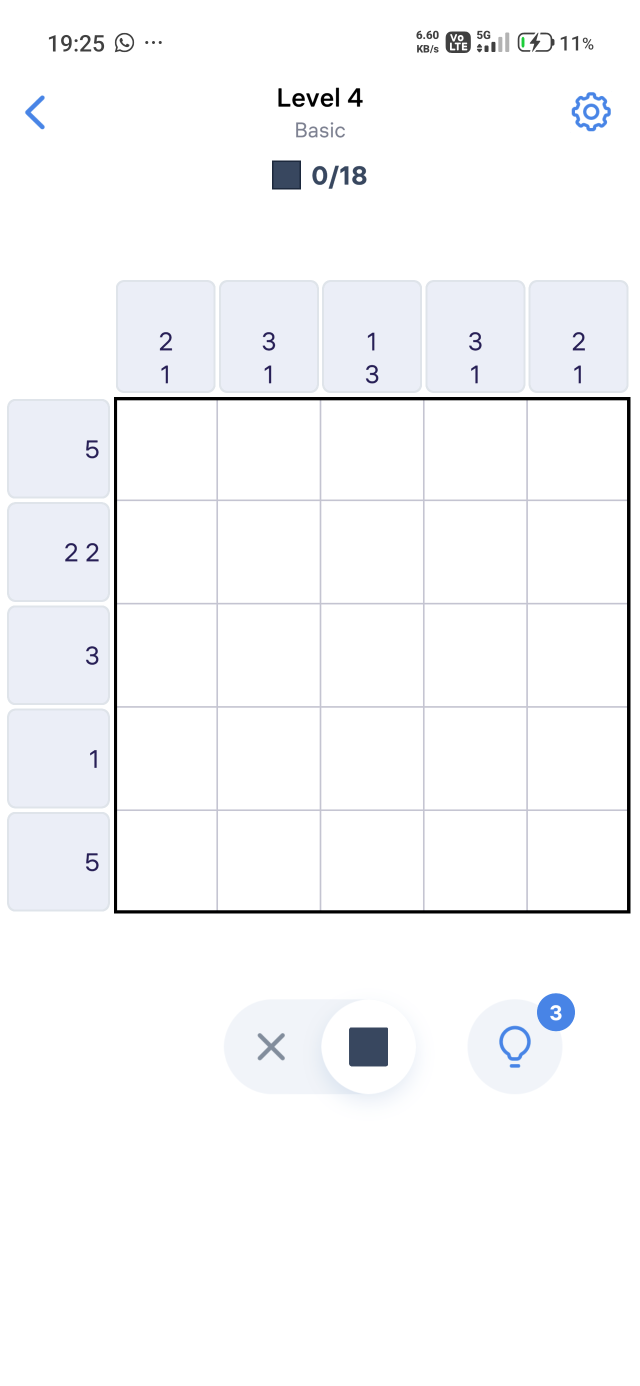
#> input picture assets/samples/Basic.png, 1280 x 2772 px (shown at 1/2 size)
$ python -i states.py   (imports and definitions only)
#> lines starting #> are read from the running program, lines starting #| are printed output that depends on the picture; after the words box and inside, x2 and y2 are one past the last pixel; in counts of white or black regions, pixels touching at a corner belong together
### src/nonogram/vision/grid.py
"""Grid and board layout detection from screenshots."""

from __future__ import annotations
from pathlib import Path

import cv2
import numpy as np

from src.nonogram import config
from src.nonogram.solver.models import Layout


def _runs(values: np.ndarray, threshold: int) -> list[int]:
    """Find continuous segments exceeding a threshold and return their center indices."""
    positions = np.flatnonzero(values >= threshold)
    if not len(positions):
        return []
    groups = np.split(positions, np.where(np.diff(positions) > 1)[0] + 1)
    return [int(round(float(group.mean()))) for group in groups if len(group) >= 1]


# [39 lines left out: function extract_regular_grid, not called in this run]


def find_line_centers(image: np.ndarray) -> tuple[list[int], list[int]]:
    """Detect vertical and horizontal grid lines on the Nonogram board."""
    gray = cv2.cvtColor(image, cv2.COLOR_BGR2GRAY)
    dark = gray < 235
    height, width = gray.shape

    # Restrict projections so clue glyphs & header controls cannot become fake grid lines
    vertical_raw = _runs(
        dark[780 : min(height, 1840)].sum(axis=0), config.LINE_PROJECTION_THRESHOLD
    )
    horizontal_raw = _runs(
        dark[:, config.MIN_GRID_COORDINATE_X : min(width, 1270)].sum(axis=1),
        config.LINE_PROJECTION_THRESHOLD,
    )

    vertical = extract_regular_grid(
        [line for line in vertical_raw if config.MIN_GRID_COORDINATE_X <= line <= width - 15]
    )
    horizontal = extract_regular_grid(
        [line for line in horizontal_raw if config.MIN_GRID_COORDINATE_Y <= line <= min(height, config.MAX_GRID_COORDINATE_Y)]
    )

    if vertical is None or horizontal is None:
        raise ValueError("Could not recognize a valid Nonogram grid on screen.")

    columns, rows = len(vertical) - 1, len(horizontal) - 1
    if rows not in config.ALLOWED_GRID_SIZES or rows != columns:
        raise ValueError(
            f"Could not recognize a valid square Nonogram grid (found {rows}x{columns})."
        )
    return vertical, horizontal


# [19 lines left out: function read_layout, not called in this run]

### src/nonogram/automation/states.py
"""Game state detection and enumeration for autonomous play."""

from __future__ import annotations
from dataclasses import dataclass
from enum import Enum, auto
from typing import Any

import cv2
import numpy as np

from src.nonogram.solver.models import Layout
from src.nonogram.vision.grid import find_line_centers, read_layout


class GameState(Enum):
    PLAYING_BOARD = auto()         # Active Nonogram puzzle board
    MAIN_MENU = auto()             # App home / main menu screen with "Level XX" and tabs
    EVENT_MENU = auto()            # Event book/map menu (e.g. Lilac Roses, Adventure)
    LEVEL_COMPLETED = auto()       # "Level Completed!" screen with "Next Level" button
    DAILY_RESTART_DIALOG = auto()  # "Restart Level / Cancel" modal when all daily challenges are finished
    POPUP_DIALOG = auto()          # Reward, claim, or event transition dialog
    UNKNOWN = auto()               # Animation, loading, or unknown screen


@dataclass
class StateDetectionResult:
    state: GameState
    layout: Layout | None = None
    rows: int = 0
    columns: int = 0
    action_coordinates: tuple[int, int] | None = None
    metadata: dict[str, Any] | None = None


class GameStateDetector:
    """Detects current screen state and interactive UI elements."""

    @staticmethod
    def detect(image: np.ndarray) -> StateDetectionResult:
        height, width = image.shape[:2]
        hsv = cv2.cvtColor(image, cv2.COLOR_BGR2HSV)
        gray = cv2.cvtColor(image, cv2.COLOR_BGR2GRAY)

        # 1. Check if an active playable Nonogram board is visible
        try:
            vertical, horizontal = find_line_centers(image)
            if vertical and horizontal:
                layout, rows, cols = read_layout(image)
                return StateDetectionResult(
                    state=GameState.PLAYING_BOARD,
                    layout=layout,
                    rows=rows,
                    columns=cols,
                )
        except Exception:
            pass

        # 2. Check for "Restart Level / Cancel" modal card (Daily challenges all completed)
        # White bottom card covering play button with dimmed background overlay
        top_brightness = float(np.mean(gray[int(height * 0.20) : int(height * 0.50), :]))
        card_crop = gray[int(height * 0.83) : int(height * 0.97), int(width * 0.05) : int(width * 0.95)]
        blue_pill = cv2.inRange(
            hsv[int(height * 0.80) : int(height * 0.88), int(width * 0.15) : int(width * 0.85)],
            np.array([100, 120, 150]),
            np.array([130, 255, 255]),
        )
        blue_pill_ratio = float(np.mean(blue_pill > 0)) if blue_pill.size > 0 else 0.0

        if card_crop.size > 0:
            white_ratio = float(np.mean(card_crop > 245))
            if top_brightness < 110 and white_ratio > 0.80 and blue_pill_ratio < 0.10:
                cancel_x = int(width * 0.50)
                cancel_y = int(height * 0.93)
                restart_x = int(width * 0.50)
                restart_y = int(height * 0.87)
                return StateDetectionResult(
                    state=GameState.DAILY_RESTART_DIALOG,
                    action_coordinates=(cancel_x, cancel_y),
                    metadata={
                        "cancel": (cancel_x, cancel_y),
                        "restart": (restart_x, restart_y),
                    },
                )

        # 3. Check for Level Completed screen (prominent white pill button near bottom center)
        # Position: y in [82%, 94%], x in [15%, 85%]
        bottom_bar = image[int(height * 0.92) : int(height * 0.98), :]
        bottom_bar_light = float(np.mean(cv2.cvtColor(bottom_bar, cv2.COLOR_BGR2GRAY) > 220)) if bottom_bar.size > 0 else 0.0

        center_crop = hsv[int(height * 0.30) : int(height * 0.70), int(width * 0.15) : int(width * 0.85)]
        beige_mask = cv2.inRange(center_crop, np.array([12, 15, 160]), np.array([35, 110, 255]))
        beige_ratio = float(np.mean(beige_mask > 0)) if center_crop.size > 0 else 0.0

        btn_crop = image[int(height * 0.82) : int(height * 0.94), int(width * 0.15) : int(width * 0.85)]
        if btn_crop.size > 0:
            gray_btn = cv2.cvtColor(btn_crop, cv2.COLOR_BGR2GRAY)
            white_ratio = float(np.mean(gray_btn > 240))
            if white_ratio > 0.35 and bottom_bar_light < 0.40 and beige_ratio < 0.30:
                # Target center of Next Level / Continue button
                target_x = int(width * 0.50)
                target_y = int(height * 0.888)
                return StateDetectionResult(
                    state=GameState.LEVEL_COMPLETED,
                    action_coordinates=(target_x, target_y),
                    metadata={"button": "Next Level/Continue"},
                )

        # 4. Check for Event Menu (e.g. Lilac Roses warm orange storybook map with beige book pages)
        orange_mask = cv2.inRange(hsv, np.array([5, 120, 120]), np.array([28, 255, 255]))
        orange_ratio = float(np.mean(orange_mask > 0))
        if orange_ratio > 0.20 and beige_ratio > 0.30:
            event_btn_crop = gray[int(height * 0.80) : int(height * 0.90), int(width * 0.10) : int(width * 0.90)]
            event_white_ratio = float(np.mean(event_btn_crop > 240)) if event_btn_crop.size > 0 else 0.0
            event_gray_ratio = (
                float(np.mean((event_btn_crop > 200) & (event_btn_crop <= 240))) if event_btn_crop.size > 0 else 0.0
            )

            if event_white_ratio > 0.25 or event_gray_ratio > 0.25:
                ready = event_white_ratio > 0.25
                cx = int(width * 0.50)
                cy = int(height * 0.845)
                return StateDetectionResult(
                    state=GameState.EVENT_MENU,
                    action_coordinates=(cx, cy) if ready else None,
                    metadata={
                        "ready": ready,
                        "play_button": (cx, cy),
                        "event": "lilac_roses",
                    },
                )

        # 5. Check for Main Menu screen:
        # - Has bottom tab bar ("Main", "Daily Challenges", "Me") with white/light background
        # - Has blue "Level XX" button in lower area (y ~ 75%-87%)
        if bottom_bar_light > 0.60:
            blue_btn_mask = cv2.inRange(hsv, np.array([100, 120, 150]), np.array([130, 255, 255]))
            crop_btn = blue_btn_mask[int(height * 0.75) : int(height * 0.87), int(width * 0.10) : int(width * 0.90)]
            coords_btn = cv2.findNonZero(crop_btn)

            if coords_btn is not None:
                bx, by, bw, bh = cv2.boundingRect(coords_btn)
                if bw > int(width * 0.45) and bh > int(height * 0.025):
                    btn_center_x = int(width * 0.10) + bx + bw // 2
                    btn_center_y = int(height * 0.75) + by + bh // 2

                    # Check which tab in bottom navigation is currently active (blue)
                    main_tab_crop = hsv[int(height * 0.91) : int(height * 0.98), int(width * 0.08) : int(width * 0.25)]
                    blue_main_mask = cv2.inRange(main_tab_crop, np.array([100, 100, 100]), np.array([130, 255, 255]))
                    is_main_tab_active = float(np.mean(blue_main_mask > 0)) > 0.04

                    daily_tab_crop = hsv[int(height * 0.91) : int(height * 0.98), int(width * 0.40) : int(width * 0.60)]
                    blue_daily_mask = cv2.inRange(daily_tab_crop, np.array([100, 100, 100]), np.array([130, 255, 255]))
                    is_daily_tab_active = float(np.mean(blue_daily_mask > 0)) > 0.04

                    tab_main_x = int(width * 0.165)
                    tab_main_y = int(height * 0.945)

                    return StateDetectionResult(
                        state=GameState.MAIN_MENU,
                        action_coordinates=(btn_center_x, btn_center_y) if is_main_tab_active else (tab_main_x, tab_main_y),
                        metadata={
                            "play_button": (btn_center_x, btn_center_y),
                            "main_tab_button": (tab_main_x, tab_main_y),
                            "is_main_tab_active": is_main_tab_active,
                            "is_daily_tab_active": is_daily_tab_active,
                        },
                    )

        # 6. Check for intermediate dialogs / popups (Claim, Continue, Tap to continue, Collect)
        # Often has a bright button in the lower half (y: 65% - 85%)
        dialog_crop = image[int(height * 0.65) : int(height * 0.85), int(width * 0.20) : int(width * 0.80)]
        if dialog_crop.size > 0:
            gray_dialog = cv2.cvtColor(dialog_crop, cv2.COLOR_BGR2GRAY)
            bright_ratio = float(np.mean(gray_dialog > 230))
            if bright_ratio > 0.25:
                target_x = int(width * 0.50)
                target_y = int(height * 0.75)
                return StateDetectionResult(
                    state=GameState.POPUP_DIALOG,
                    action_coordinates=(target_x, target_y),
                    metadata={"dialog": "Continue/Claim"},
                )

        return StateDetectionResult(state=GameState.UNKNOWN)

>>> import cv2
>>> picture = cv2.imread('../../../assets/samples/Basic.png')
#> picture is the input picture: shape (2772, 1280, 3); mean B, G, R 250.2, 248.5, 247.9
>>> result = GameStateDetector().detect(picture)
#> in detect, `hsv = cv2.cvtColor(image, cv2.COLOR_BGR2HSV)`: hsv: shape (2772, 1280, 3); mean H, S, V 18.1, 2.7, 250.2
#> in find_line_centers, `dark = gray < 235`:
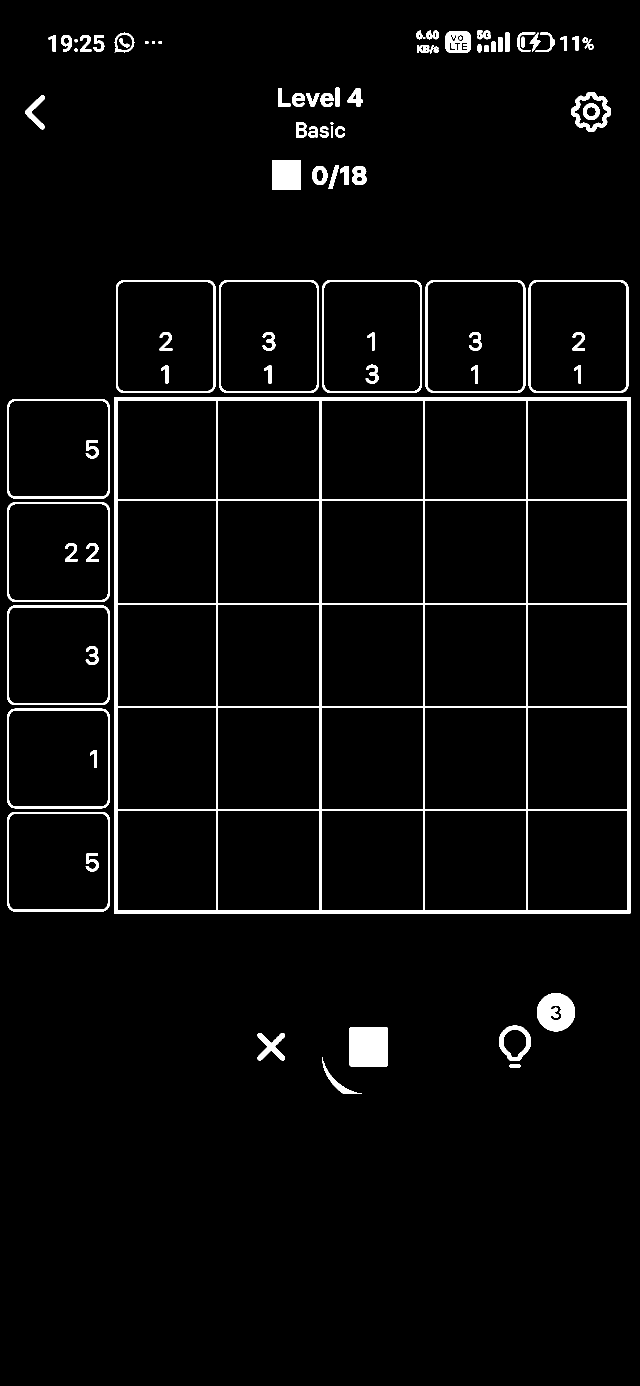
#> dark: shape (2772, 1280) bool (shown at 1/2 size); 3.7% white; 89 white regions (1 under 20 px), largest, box (x1, y1, x2, y2) and area: (228, 794, 1261, 1827) 56059, (698, 2055, 776, 2133) 6071, (1074, 1986, 1150, 2063) 4304
#> (the run stopped early here; a loop or call above may not have finished)

$ run again, on assets/samples/Hard.png
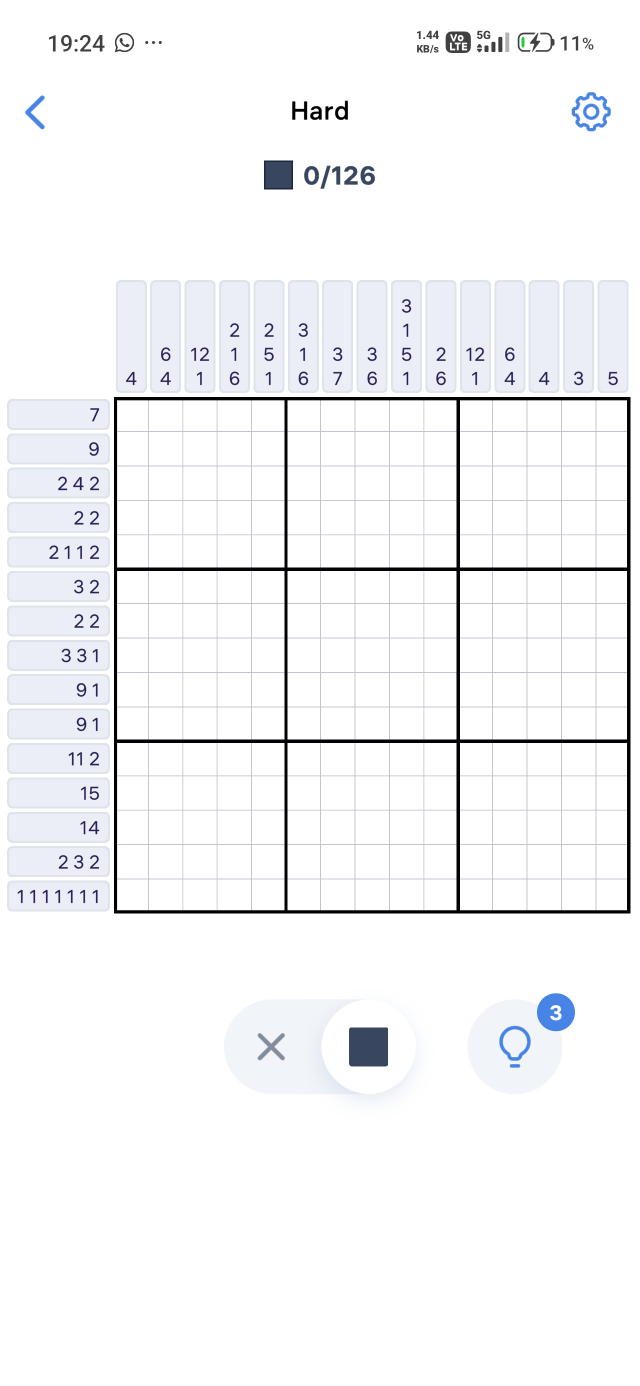
#> input picture assets/samples/Hard.png, 1280 x 2772 px (shown at 1/2 size)
#> picture is the input picture: shape (2772, 1280, 3); mean B, G, R 247.6, 245.9, 245.3
#> hsv: shape (2772, 1280, 3); mean H, S, V 18.1, 3.7, 247.6
#> in find_line_centers, `dark = gray < 235`:
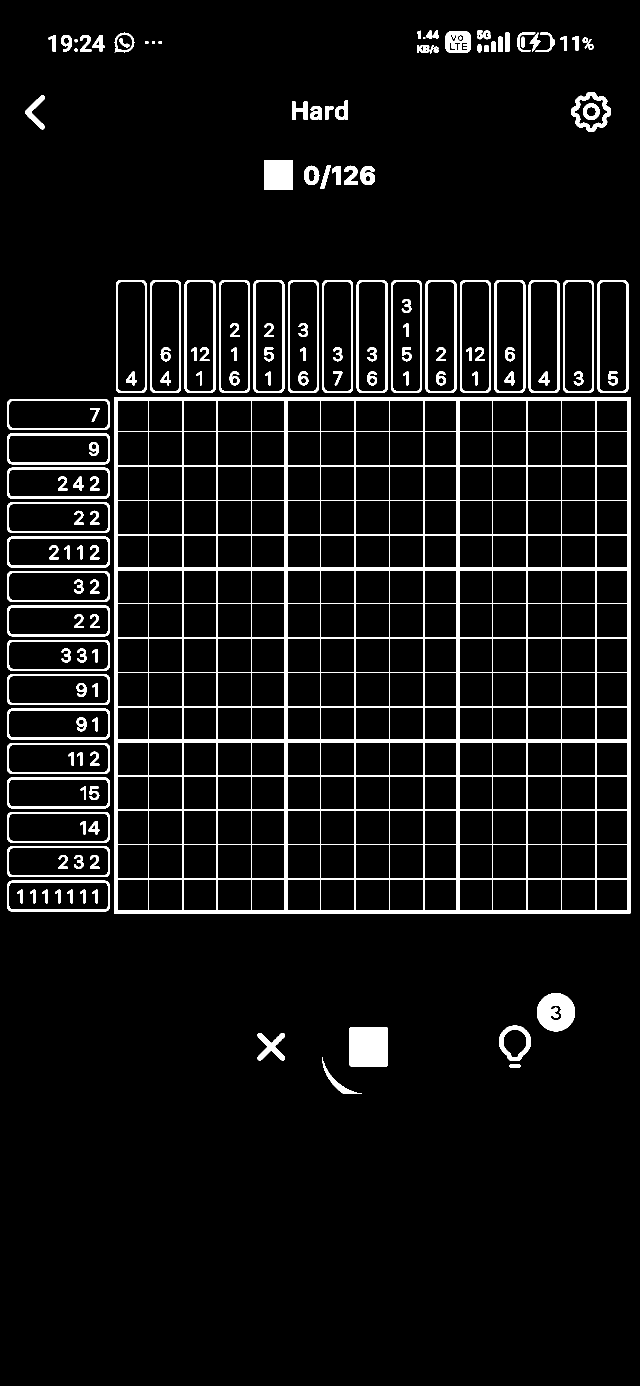
#> dark: shape (2772, 1280) bool (shown at 1/2 size); 6.2% white; 157 white regions (1 under 20 px), largest, box (x1, y1, x2, y2) and area: (228, 794, 1261, 1827) 103747, (698, 2055, 776, 2133) 6071, (1074, 1986, 1150, 2063) 4304
